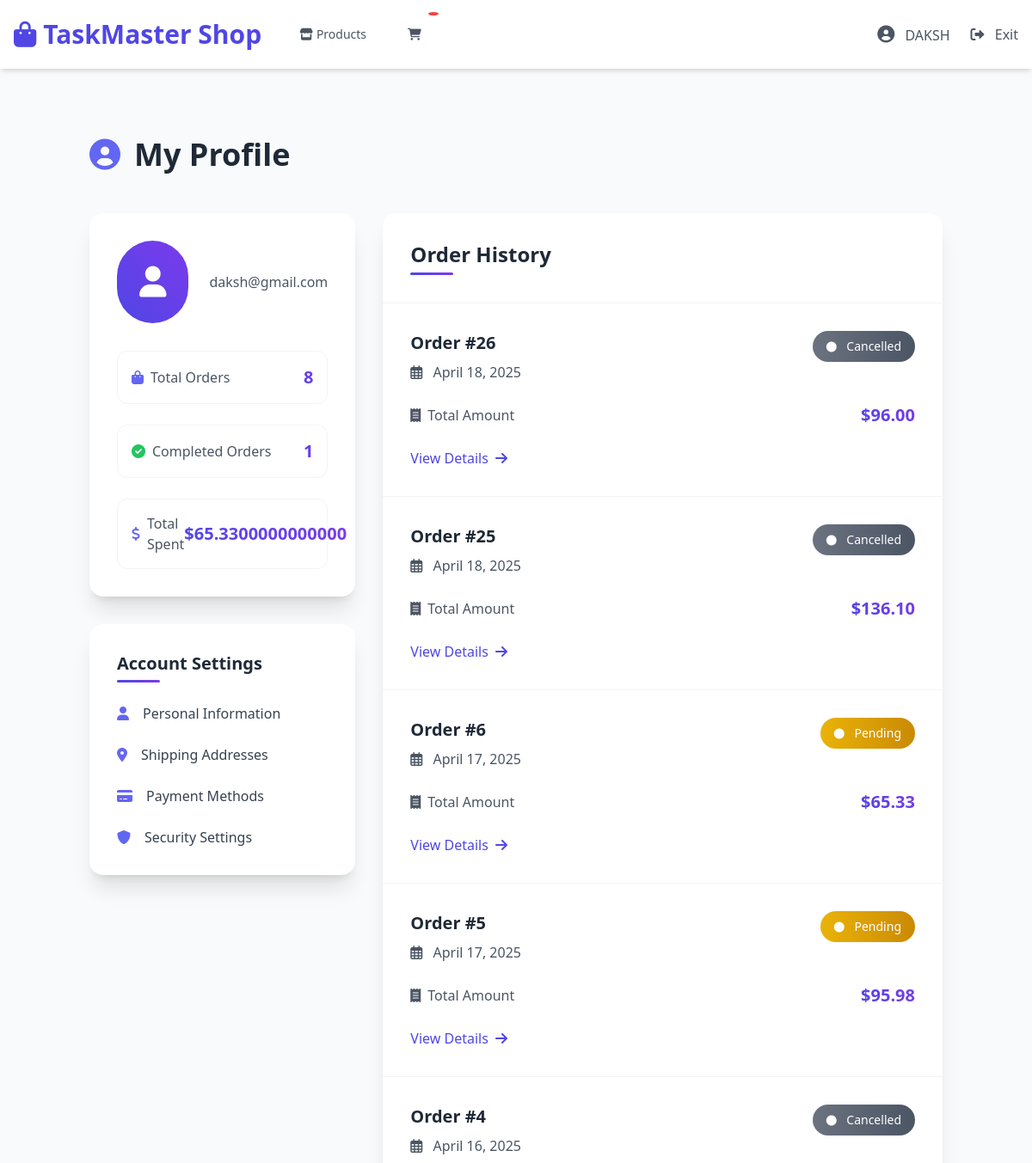
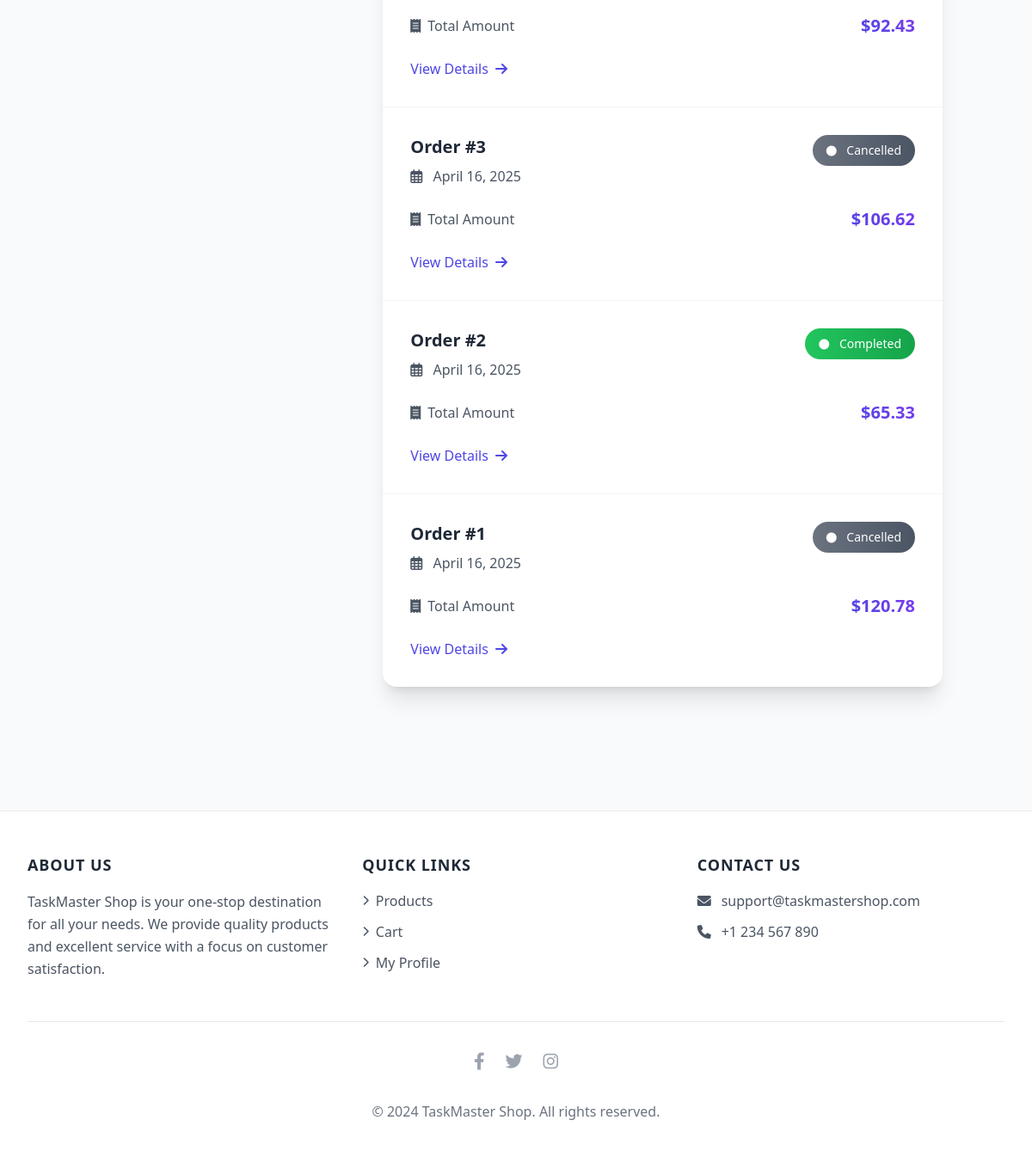
Screenshot of /shop/profile/ (signed in) with the database file from the repository (2 pictures, top to bottom).
### TASKMASTERAPP/models.py (models this page shows, shortened)
class CustomUser(AbstractUser):
    USER_TYPES = [
        ('user', 'Regular User'),
        ('admin', 'Administrator'),
    ]
    GENDER_CHOICES = [
        ('male', 'Male'),
        ('female', 'Female'),
        ('other', 'Other'),
    ]
    profile_picture = models.ImageField(upload_to='profile_pics/', null=True, blank=True, default='default-profile.jpg')
    bio = models.TextField(max_length=500, blank=True, null=True)
    date_of_birth = models.DateField(null=True, blank=True)
    phone_number = models.CharField(max_length=15, blank=True, null=True)
    gender = models.CharField(max_length=10, choices=GENDER_CHOICES, blank=True, null=True)
    address = models.TextField(blank=True, null=True)
    social = models.URLField(blank=True, null=True)
    user_type = models.CharField(max_length=10, choices=USER_TYPES, default='user')

### shop/models.py (models this page shows, shortened)
class Order(models.Model):
    STATUS_CHOICES = (
        ('pending', 'Pending'),
        ('processing', 'Processing'),
        ('shipped', 'Shipped'),
        ('delivered', 'Delivered'),
        ('completed', 'Completed'),
        ('cancelled', 'Cancelled'),
    )
    PAYMENT_METHOD_CHOICES = (
        ('cod', 'Cash on Delivery'),
        ('online', 'Online Payment'),
    )
    user = models.ForeignKey(settings.AUTH_USER_MODEL, on_delete=models.CASCADE)
    first_name = models.CharField(max_length=50)
    last_name = models.CharField(max_length=50)
    email = models.EmailField()
    phone = models.CharField(max_length=20)
    shipping_address = models.TextField()
    payment_method = models.CharField(max_length=20, choices=PAYMENT_METHOD_CHOICES, default='cod')
    created_at = models.DateTimeField(auto_now_add=True)
    updated_at = models.DateTimeField(auto_now=True)
    status = models.CharField(max_length=20, choices=STATUS_CHOICES, default='pending')
    subtotal = models.DecimalField(max_digits=10, decimal_places=2)
    shipping_cost = models.DecimalField(max_digits=10, decimal_places=2)
    tax = models.DecimalField(max_digits=10, decimal_places=2)
    total = models.DecimalField(max_digits=10, decimal_places=2)

### shop/views.py (the view)
# urls.py: path('profile/', views.UserProfileView.as_view(), name='user_profile'),
class UserProfileView(LoginRequiredMixin, View):
    template_name = 'shop/profile.html'
    def get(self, request):
        user = request.user
        orders = Order.objects.filter(user=user).order_by('-created_at')
        total_orders = orders.count()
        completed_orders = orders.filter(status='completed').count()
        pending_orders = orders.filter(status='pending').count()
        total_spent = orders.filter(status='completed').aggregate(
            total=Sum('total')
        )['total'] or 0
        context = {
            'user': user,
            'total_orders': total_orders,
            'completed_orders': completed_orders,
            'pending_orders': pending_orders,
            'total_spent': total_spent,
            'orders': orders,
        }
        return render(request, self.template_name, context)

### shop/templates/shop/profile.html (shortened to what this page needs)
{% extends "base.html" %}
{% load static %}
{% load shop_filters %}
{% block content %}
<div class="container mx-auto px-4 py-12">
    <div class="max-w-6xl mx-auto">
        <h1 class="text-4xl font-bold mb-12 text-gray-800 flex items-center">
            <i class="fas fa-user-circle mr-4 text-indigo-500"></i>
            My Profile
        </h1>
        <div class="grid grid-cols-1 md:grid-cols-3 gap-8">
            <div class="col-span-1">
                <div class="profile-card bg-white rounded-2xl shadow-xl p-8">
                    <div class="flex items-center space-x-6 mb-8">
                        <div class="avatar-container w-24 h-24 rounded-full flex items-center justify-center">
                            <i class="fas fa-user text-white text-4xl"></i>
                        </div>
                        <div>
                            <p class="text-gray-600">{{ user.email }}</p>
                        </div>
                    </div>
                    <div class="space-y-6">
                        <div class="stat-item flex justify-between items-center p-4 rounded-xl border border-gray-100">
                            <span class="text-gray-600 flex items-center">
                                <i class="fas fa-shopping-bag mr-2 text-indigo-500"></i>
                                Total Orders
                            </span>
                            <span class="text-xl font-bold price-tag">{{ total_orders }}</span>
                        </div>
                        <div class="stat-item flex justify-between items-center p-4 rounded-xl border border-gray-100">
                            <span class="text-gray-600 flex items-center">
                                <i class="fas fa-check-circle mr-2 text-green-500"></i>
                                Completed Orders
                            </span>
                            <span class="text-xl font-bold price-tag">{{ user|get_completed_orders_count }}</span>
                        </div>
                        <div class="stat-item flex justify-between items-center p-4 rounded-xl border border-gray-100">
                            <span class="text-gray-600 flex items-center">
                                <i class="fas fa-dollar-sign mr-2 text-indigo-500"></i>
                                Total Spent
                            </span>
                            <span class="text-xl font-bold price-tag">${{ user|get_total_spent }}</span>
                        </div>
                    </div>
                </div>
                <div class="profile-card bg-white rounded-2xl shadow-xl p-8 mt-8">
                    <h3 class="text-xl font-bold mb-6 text-gray-800 section-title">Account Settings</h3>
                    <div class="space-y-6">
                        <a href="#" class="settings-link flex items-center text-gray-700 hover:text-indigo-600">
                            <i class="fas fa-user mr-4 text-indigo-500"></i>
                            Personal Information
                        </a>
                        <a href="#" class="settings-link flex items-center text-gray-700 hover:text-indigo-600">
                            <i class="fas fa-map-marker-alt mr-4 text-indigo-500"></i>
                            Shipping Addresses
                        </a>
                        <a href="#" class="settings-link flex items-center text-gray-700 hover:text-indigo-600">
                            <i class="fas fa-credit-card mr-4 text-indigo-500"></i>
                            Payment Methods
                        </a>
                        <a href="#" class="settings-link flex items-center text-gray-700 hover:text-indigo-600">
                            <i class="fas fa-shield-alt mr-4 text-indigo-500"></i>
                            Security Settings
                        </a>
                    </div>
                </div>
            </div>
            <div class="col-span-2">
                <div class="profile-card bg-white rounded-2xl shadow-xl">
                    <div class="p-8 border-b border-gray-100">
                        <h2 class="text-2xl font-bold text-gray-800 section-title">Order History</h2>
                    </div>
                    <div class="divide-y divide-gray-100">
                        {% for order in orders %}
                        <div class="order-card p-8">
                            <div class="flex justify-between items-start mb-6">
                                <div>
                                    <h3 class="text-xl font-bold text-gray-800">Order #{{ order.id }}</h3>
                                    <p class="text-gray-600 mt-2">
                                        <i class="far fa-calendar-alt mr-2"></i>
                                        {{ order.created_at|date:"F j, Y" }}
                                    </p>
                                </div>
                                <span class="status-badge px-4 py-2 rounded-full text-sm font-medium
                                    {% if order.status == 'completed' %}bg-gradient-to-r from-green-500 to-green-600 text-white
                                    {% elif order.status == 'pending' %}bg-gradient-to-r from-yellow-500 to-yellow-600 text-white
                                    {% else %}bg-gradient-to-r from-gray-500 to-gray-600 text-white{% endif %}">
                                    <i class="fas fa-circle mr-2 text-xs"></i>
                                    {{ order.get_status_display }}
                                </span>
                            </div>
                            <div class="flex justify-between items-center mb-6">
                                <span class="text-gray-600 flex items-center">
                                    <i class="fas fa-receipt mr-2"></i>
                                    Total Amount
                                </span>
                                <span class="text-xl font-bold price-tag">${{ order.total }}</span>
                            </div>
                            <div class="mt-6">
                                <a href="{% url 'shop:order_detail' order.id %}"
                                   class="view-details-link inline-flex items-center text-indigo-600 hover:text-indigo-800 font-medium">
                                    View Details
                                    <i class="fas fa-arrow-right ml-2"></i>
                                </a>
                            </div>
                        </div>
                        {% endfor %}
                    </div>
                </div>
            </div>
        </div>
    </div>
</div>
{% endblock %}

### templates/base.html (shortened to what this page needs)
<!DOCTYPE html>
<html lang="en">
<head>
    <script src="https://cdn.tailwindcss.com"></script>
    <link rel="stylesheet" href="https://cdnjs.cloudflare.com/ajax/libs/font-awesome/6.0.0/css/all.min.css">
</head>
<body class="bg-gray-50 min-h-screen">
    <nav class="bg-white shadow-md sticky top-0 z-50">
        <div class="max-w-7xl mx-auto px-4">
            <div class="flex justify-between h-20">
                <div class="flex items-center">
                    <div class="flex-shrink-0">
                        <a href="{% url 'shop:product_list' %}" class="text-3xl font-bold text-indigo-600 hover:text-indigo-700 transition-colors">
                            <i class="fas fa-shopping-bag mr-2"></i>TaskMaster Shop
                        </a>
                    </div>
                    <div class="hidden sm:ml-8 sm:flex sm:space-x-6">
                        <a href="{% url 'shop:product_list' %}"
                           class="nav-link text-gray-600 hover:text-indigo-600 px-3 py-2 text-sm font-medium">
                            <i class="fas fa-store mr-1"></i>Products
                        </a>
                        <a href="{% url 'shop:cart_detail' %}"
                           class="nav-link text-gray-600 hover:text-indigo-600 px-3 py-2 text-sm font-medium cart-icon">
                            <i class="fas fa-shopping-cart"></i>
                            <span class="cart-badge">{% if cart|length %}{{ cart|length }}{% endif %}</span>
                        </a>
                    </div>
                </div>
                <div class="hidden sm:flex sm:items-center">
                    {% if user.is_authenticated %}
                        <div class="ml-6 relative">
                            <div class="flex items-center space-x-6">
                                <a href="{% url 'shop:user_profile' %}"
                                   class="nav-link text-gray-600 hover:text-indigo-600">
                                    <i class="fas fa-user-circle text-xl"></i>
                                    <span class="ml-2">{{ user.get_full_name|default:user.username }}</span>
                                </a>
                                <a href="{% url 'index' %}"
                                   class="nav-link text-gray-600 hover:text-indigo-600">
                                    <i class="fas fa-sign-out-alt"></i>
                                    <span class="ml-2">Exit</span>
                                </a>
                            </div>
                        </div>
                    {% endif %}
                </div>
            </div>
        </div>
    </nav>
    <main class="max-w-7xl mx-auto py-8 sm:px-6 lg:px-8">
        {% block content %}
        {% endblock %}
    </main>
    <footer class="bg-white mt-16 border-t border-gray-200">
        <div class="max-w-7xl mx-auto py-12 px-4 sm:px-6 lg:px-8">
            <div class="grid grid-cols-1 md:grid-cols-3 gap-8">
                <div class="hover-scale">
                    <h3 class="text-lg font-semibold text-gray-800 tracking-wider uppercase mb-4">About Us</h3>
                    <p class="text-gray-600 leading-relaxed">
                        TaskMaster Shop is your one-stop destination for all your needs. We provide quality products and excellent service with a focus on customer satisfaction.
                    </p>
                </div>
                <div>
                    <h3 class="text-lg font-semibold text-gray-800 tracking-wider uppercase mb-4">Quick Links</h3>
                    <ul class="space-y-3">
                        <li>
                            <a href="{% url 'shop:product_list' %}" class="text-gray-600 hover:text-indigo-600 transition-colors flex items-center">
                                <i class="fas fa-chevron-right mr-2 text-xs"></i>Products
                            </a>
                        </li>
                        <li>
                            <a href="{% url 'shop:cart_detail' %}" class="text-gray-600 hover:text-indigo-600 transition-colors flex items-center">
                                <i class="fas fa-chevron-right mr-2 text-xs"></i>Cart
                            </a>
                        </li>
                        {% if user.is_authenticated %}
                        <li>
                            <a href="{% url 'shop:user_profile' %}" class="text-gray-600 hover:text-indigo-600 transition-colors flex items-center">
                                <i class="fas fa-chevron-right mr-2 text-xs"></i>My Profile
                            </a>
                        </li>
                        {% endif %}
                    </ul>
                </div>
                <div>
                    <h3 class="text-lg font-semibold text-gray-800 tracking-wider uppercase mb-4">Contact Us</h3>
                    <ul class="space-y-3">
                        <li class="text-gray-600 hover:text-indigo-600 transition-colors">
                            <a href="mailto:support@taskmastershop.com" class="flex items-center">
                                <i class="fas fa-envelope mr-3"></i>
                                support@taskmastershop.com
                            </a>
                        </li>
                        <li class="text-gray-600 hover:text-indigo-600 transition-colors">
                            <a href="tel:+1234567890" class="flex items-center">
                                <i class="fas fa-phone mr-3"></i>
                                +1 234 567 890
                            </a>
                        </li>
                    </ul>
                </div>
            </div>
            <div class="mt-12 border-t border-gray-200 pt-8">
                <div class="flex justify-center space-x-6">
                    <a href="#" class="text-gray-400 hover:text-indigo-600 transition-colors">
                        <i class="fab fa-facebook-f text-xl"></i>
                    </a>
                    <a href="#" class="text-gray-400 hover:text-indigo-600 transition-colors">
                        <i class="fab fa-twitter text-xl"></i>
                    </a>
                    <a href="#" class="text-gray-400 hover:text-indigo-600 transition-colors">
                        <i class="fab fa-instagram text-xl"></i>
                    </a>
                </div>
                <p class="mt-8 text-center text-gray-500">
                    &copy; 2024 TaskMaster Shop. All rights reserved.
                </p>
            </div>
        </div>
    </footer>
</body>
</html>

### rows the page displays
CustomUser: get_full_name "DAKSH", email "daksh@gmail.com", id "1", id "65.3300000000000"
Order: id "26", created_at "April 18, 2025", status "Cancelled", total "96.00"
Order: id "25", created_at "April 18, 2025", status "Cancelled", total "136.10"
Order: id "6", created_at "April 17, 2025", status "Pending", total "65.33"
Order: id "5", created_at "April 17, 2025", status "Pending", total "95.98"
Order: id "4", created_at "April 16, 2025", status "Cancelled", total "92.43"
Order: id "3", created_at "April 16, 2025", status "Cancelled", total "106.62"
Order: id "2", created_at "April 16, 2025", status "Completed", total "65.33"
Order: id "1", created_at "April 16, 2025", status "Cancelled", total "120.78"

### other values shown
{{ total_orders }} "8"
